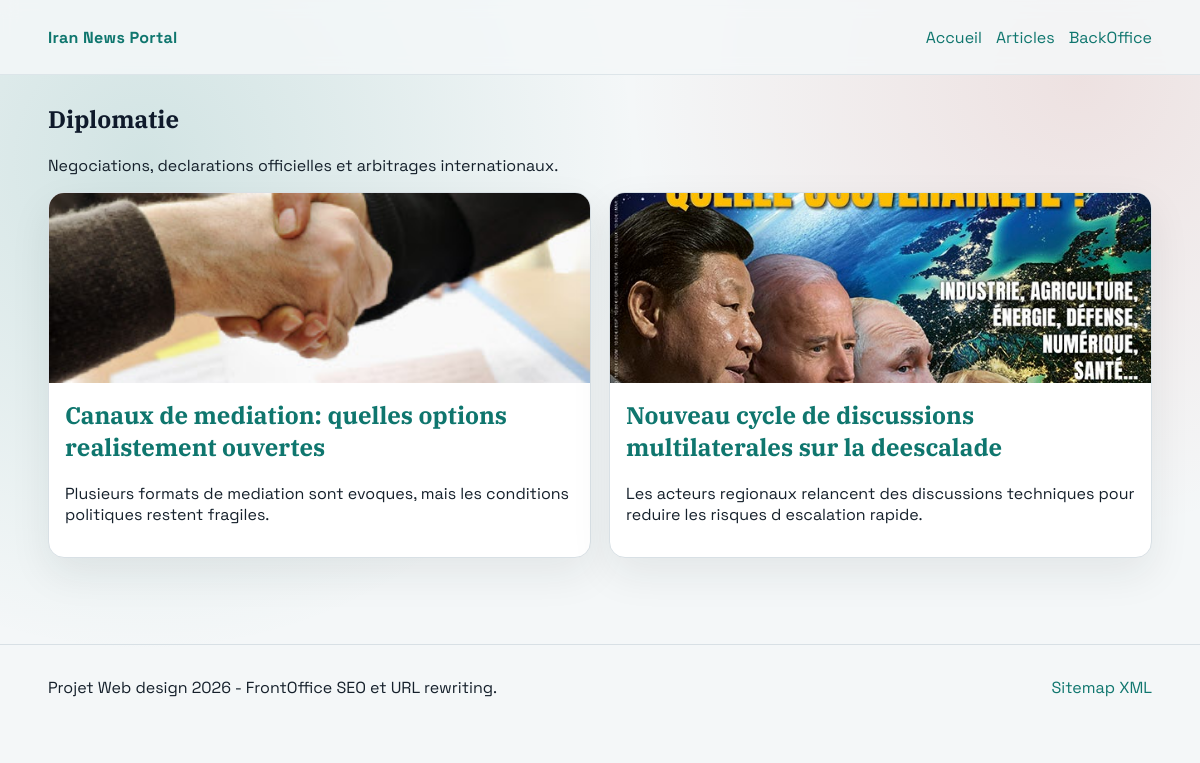
Page /categorie/diplomatie on the committed database.
### tables this page shows
CREATE TABLE IF NOT EXISTS categories (
    id INT UNSIGNED AUTO_INCREMENT PRIMARY KEY,
    name VARCHAR(120) NOT NULL,
    slug VARCHAR(150) NOT NULL UNIQUE,
    description TEXT NULL,
    created_at TIMESTAMP NOT NULL DEFAULT CURRENT_TIMESTAMP,
    updated_at TIMESTAMP NOT NULL DEFAULT CURRENT_TIMESTAMP ON UPDATE CURRENT_TIMESTAMP
);

CREATE TABLE IF NOT EXISTS articles (
    id INT UNSIGNED AUTO_INCREMENT PRIMARY KEY,
    category_id INT UNSIGNED NULL,
    title VARCHAR(220) NOT NULL,
    slug VARCHAR(220) NOT NULL UNIQUE,
    summary TEXT NOT NULL,
    content MEDIUMTEXT NOT NULL,
    image_path VARCHAR(255) NULL,
    meta_title VARCHAR(60) NOT NULL,
    meta_description VARCHAR(160) NOT NULL,
    status ENUM('draft', 'published') NOT NULL DEFAULT 'draft',
    published_at DATETIME NULL,
    created_at TIMESTAMP NOT NULL DEFAULT CURRENT_TIMESTAMP,
    updated_at TIMESTAMP NOT NULL DEFAULT CURRENT_TIMESTAMP ON UPDATE CURRENT_TIMESTAMP,
    CONSTRAINT fk_articles_category
        FOREIGN KEY (category_id)
        REFERENCES categories(id)
        ON DELETE SET NULL
        ON UPDATE CASCADE,
    INDEX idx_articles_slug (slug),
    INDEX idx_articles_status_published_at (status, published_at),
    INDEX idx_articles_category_id (category_id)
);

### app/Core/Request.php (called while the page is built, shortened)
<?php
final class Request
{
    public function method(): string
    {
        return strtoupper($_SERVER['REQUEST_METHOD'] ?? 'GET');
    }
    public function query(string $key, mixed $default = null): mixed
    {
        return $_GET[$key] ?? $default;
    }
}

### app/helpers.php (called while the page is built, shortened)
<?php
function app_config(string $key, mixed $default = null): mixed
{
    global $appConfig;
    $segments = explode('.', $key);
    $value = $appConfig;
    foreach ($segments as $segment) {
        $value = $value[$segment];
    }
    return $value;
}
function base_url(string $path = ''): string
{
    $base = rtrim((string) app_config('app.base_url', ''), '/');
    $normalized = '/' . ltrim($path, '/');
    return $base . ($path === '' ? '' : $normalized);
}
function e(mixed $value): string
{
    return htmlspecialchars((string) $value, ENT_QUOTES, 'UTF-8');
}
function render(string $view, array $data = []): void
{
    extract($data, EXTR_SKIP);
    require BASE_PATH . '/views/' . $view . '.php';
}

### app/Controllers/FrontController.php (called while the page is built, shortened)
<?php
final class FrontController
{
    private ArticleRepository $articles;
    private CategoryRepository $categories;
    public function __construct()
    {
        $this->articles = new ArticleRepository();
        $this->categories = new CategoryRepository();
    }
    public function category(Request $request, array $params): void
    {
        $slug = (string) ($params['slug'] ?? '');
        $category = $this->categories->findBySlug($slug);
        $page = (int) ($request->query('page', 1));
        $perPage = 6;
        $total = $this->articles->countPublished((int) $category['id']);
        $items = $this->articles->paginatePublishedByCategory((int) $category['id'], $page, $perPage);
        $totalPages = max(1, (int) ceil($total / $perPage));
        render('front/category', [
            'category' => $category,
            'articles' => $items,
            'page' => $page,
            'totalPages' => $totalPages,
            'metaTitle' => $category['name'] . ' - Articles',
            'metaDescription' => 'Articles de la categorie ' . $category['name'] . '.',
            'canonicalUrl' => base_url('/categorie/' . $category['slug'] . '?page=' . $page),
        ]);
    }
}

### public/index.php (called while the page is built, shortened)
<?php
spl_autoload_register(static function (string $class): void {
    $prefix = 'App\\';
    $relative = substr($class, strlen($prefix));
    $file = BASE_PATH . '/app/' . str_replace('\\', '/', $relative) . '.php';
});
$appConfig = require BASE_PATH . '/config/config.php';
require BASE_PATH . '/app/helpers.php';
$router = new Router();
$router->get('/', [FrontController::class, 'home']);
$router->get('/articles', [FrontController::class, 'articles']);
$router->get('/article/{slug}', [FrontController::class, 'article']);
$router->get('/categorie/{slug}', [FrontController::class, 'category']);
$router->get('/robots.txt', [FrontController::class, 'robots']);
$router->get('/sitemap.xml', [FrontController::class, 'sitemap']);
$router->get('/admin/login', [AuthController::class, 'showLogin']);
$router->post('/admin/login', [AuthController::class, 'login']);
$router->post('/admin/logout', [AuthController::class, 'logout']);
$router->get('/admin', [AdminController::class, 'dashboard']);
$router->get('/admin/categories', [CategoryController::class, 'index']);
$router->get('/admin/categories/create', [CategoryController::class, 'create']);
$router->post('/admin/categories/create', [CategoryController::class, 'store']);
$router->get('/admin/categories/{id}/edit', [CategoryController::class, 'edit']);
$router->post('/admin/categories/{id}/edit', [CategoryController::class, 'update']);
$router->post('/admin/categories/{id}/delete', [CategoryController::class, 'delete']);
$router->get('/admin/articles', [ArticleController::class, 'index']);
$router->get('/admin/articles/create', [ArticleController::class, 'create']);
$router->post('/admin/articles/create', [ArticleController::class, 'store']);
$router->get('/admin/articles/{id}/edit', [ArticleController::class, 'edit']);
$router->post('/admin/articles/{id}/edit', [ArticleController::class, 'update']);
$router->post('/admin/articles/{id}/delete', [ArticleController::class, 'delete']);
$request = new Request();
$router->dispatch($request);

### app/Core/Database.php (called while the page is built, shortened)
<?php
final class Database
{
    private static ?PDO $connection = null;
    private static array $config = [];
    public static function init(array $config): void
    {
        self::$config = $config;
    }
    public static function connection(): PDO
    {
        if (self::$connection instanceof PDO) {
            return self::$connection;
        }
        $dsn = sprintf(
            'mysql:host=%s;port=%d;dbname=%s;charset=%s',
            self::$config['host'],
            self::$config['port'],
            self::$config['name'],
            self::$config['charset']
        );
        try {
            self::$connection = new PDO(
                $dsn,
                self::$config['user'],
                self::$config['pass'],
                [
                    PDO::ATTR_ERRMODE => PDO::ERRMODE_EXCEPTION,
                    PDO::ATTR_DEFAULT_FETCH_MODE => PDO::FETCH_ASSOC,
                    PDO::ATTR_EMULATE_PREPARES => false,
                ]
            );
        } catch (PDOException $exception) {
            throw new RuntimeException('Database connection failed: ' . $exception->getMessage());
        }
        return self::$connection;
    }
}

### app/Repositories/CategoryRepository.php (called while the page is built, shortened)
<?php
final class CategoryRepository
{
    public function findBySlug(string $slug): ?array
    {
        $sql = 'SELECT id, name, slug, description FROM categories WHERE slug = :slug LIMIT 1';
        $stmt = Database::connection()->prepare($sql);
        $stmt->execute(['slug' => $slug]);
        $category = $stmt->fetch();
        return $category ?: null;
    }
}

### app/Repositories/ArticleRepository.php (called while the page is built, shortened)
<?php
final class ArticleRepository
{
    public function paginatePublishedByCategory(int $categoryId, int $page, int $perPage): array
    {
        $offset = max(0, ($page - 1) * $perPage);
        $sql = 'SELECT a.id, a.title, a.slug, a.summary, a.image_path, a.published_at,
                       c.name AS category_name, c.slug AS category_slug
                FROM articles a
                LEFT JOIN categories c ON c.id = a.category_id
                WHERE a.status = "published" AND a.category_id = :category_id
                ORDER BY a.published_at DESC, a.id DESC
                LIMIT :limit OFFSET :offset';
        $stmt = Database::connection()->prepare($sql);
        $stmt->bindValue(':category_id', $categoryId, \PDO::PARAM_INT);
        $stmt->bindValue(':limit', $perPage, \PDO::PARAM_INT);
        $stmt->bindValue(':offset', $offset, \PDO::PARAM_INT);
        $stmt->execute();
        return $stmt->fetchAll();
    }
}

### config/config.php (called while the page is built, shortened)
<?php
return [
    'app' => [
        'name' => getenv('APP_NAME') ?: 'Iran News Portal',
        'base_url' => getenv('APP_BASE_URL') ?: 'http://localhost:8080',
        'timezone' => getenv('APP_TIMEZONE') ?: 'UTC',
    ],
    'db' => [
        'host' => getenv('DB_HOST') ?: 'db',
        'port' => (int) (getenv('DB_PORT') ?: 3306),
        'name' => getenv('DB_NAME') ?: 'iran_news',
        'user' => getenv('DB_USER') ?: 'iran_user',
        'pass' => getenv('DB_PASSWORD') ?: 'iran_pass',
        'charset' => getenv('DB_CHARSET') ?: 'utf8mb4',
    ],
    'seo' => [
        'default_title' => 'Actualites sur la guerre en Iran',
        'default_description' => 'Analyse, chronologie et decryptage de la guerre en Iran.',
    ],
];

### views/front/category.php (the view, shortened to what this page needs)
<?php require BASE_PATH . '/views/partials/front_header.php'; ?>
<?php $defaultImage = '/assets/img/news-placeholder.svg'; ?>
<section>
    <h1><?= e($category['name']) ?></h1>
    <?php if (!empty($category['description'])): ?>
        <p><?= e($category['description']) ?></p>
    <?php endif; ?>
    <?php if (empty($articles)): ?>
        <p>Aucun article publie dans cette categorie.</p>
    <?php else: ?>
        <div class="grid cards">
            <?php foreach ($articles as $article): ?>
                <article class="card">
                    <?php $imagePath = (string) ($article['image_path'] ?: $defaultImage); ?>
                    <img
                        src="<?= e(base_url($imagePath)) ?>"
                        alt="Image article <?= e($article['title']) ?>"
                        loading="lazy"
                    >
                    <div class="card-body">
                        <h2>
                            <a href="<?= e(base_url('/article/' . $article['slug'])) ?>">
                                <?= e($article['title']) ?>
                            </a>
                        </h2>
                        <p><?= e($article['summary']) ?></p>
                    </div>
                </article>
            <?php endforeach; ?>
        </div>
    <?php endif; ?>
</section>
<?php require BASE_PATH . '/views/partials/front_footer.php'; ?>

### app/Core/Router.php (shortened to what this page needs)
<?php
final class Router
{
    private array $routes = [
        'GET' => [],
        'POST' => [],
    ];
    public function dispatch(Request $request): void
    {
        $method = $request->method();
        $path = $request->path();
        $routes = $this->routes[$method] ?? [];
        foreach ($routes as $route) {
            $regex = $this->toRegex($route['pattern']);
            if (!preg_match($regex, $path, $matches)) {
                continue;
            }
            $params = [];
            foreach ($matches as $key => $value) {
                if (!is_int($key)) {
                    $params[$key] = $value;
                }
            }
            $handler = $route['handler'];
            if (is_array($handler)) {
                [$class, $action] = $handler;
                $instance = new $class();
                $instance->{$action}($request, $params);
                return;
            }
        }
    }
    private function add(string $method, string $pattern, callable|array|string $handler): void
    {
        $this->routes[$method][] = [
            'pattern' => $this->normalizePattern($pattern),
            'handler' => $handler,
        ];
    }
    private function normalizePattern(string $pattern): string
    {
        if ($pattern === '/') {
            return '/';
        }
        return '/' . trim($pattern, '/');
    }
    private function toRegex(string $pattern): string
    {
        $escaped = preg_quote($pattern, '#');
        $escaped = preg_replace('#\\\{([a-zA-Z_][a-zA-Z0-9_]*)\\\}#', '(?P<$1>[^/]+)', $escaped) ?? $escaped;
        return '#^' . $escaped . '$#';
    }
}

### public/assets/css/app.css (style rules this page uses)
:root { --bg: #f4f7f8; --surface: #ffffff; --surface-2: #e9eef0; --text: #15202b; --muted: #5b6670; --line: #d8e0e5; --primary: #0f766e; --primary-dark: #0b5f58; --danger: #b42318; --success: #137a1e; --shadow: 0 16px 40px rgba(21, 32, 43, 0.08); }
* { box-sizing: border-box; }
html, body { margin: 0; padding: 0; }
body { font-family: 'Space Grotesk', sans-serif; color: var(--text); background: radial-gradient(circle at 12% 20%, rgba(15, 118, 110, 0.15), transparent 40%), radial-gradient(circle at 90% 10%, rgba(180, 35, 24, 0.1), transparent 35%), var(--bg); min-height: 100vh; }
h1, h2, h3, h4, h5, h6 { font-family: 'IBM Plex Serif', serif; margin-top: 0; color: #0f1a2b; }
a { color: var(--primary); text-decoration: none; }
.grid { display: grid; gap: 18px; }
.cards { grid-template-columns: repeat(auto-fit, minmax(240px, 1fr)); }
.card, .stat-card { background: var(--surface); border: 1px solid var(--line); border-radius: 16px; overflow: hidden; box-shadow: var(--shadow); }
.card img { width: 100%; height: 190px; object-fit: cover; display: block; }
.card-body { padding: 16px; }

### rows in the picture
categories: name "Diplomatie", description "Negociations, declarations officielles et arbitrages internationaux."
articles: image_path (picture), title "Canaux de mediation: quelles options realistement ouvertes", summary "Plusieurs formats de mediation sont evoques, mais les conditions politiques restent fragiles."
articles: image_path (picture), title "Nouveau cycle de discussions multilaterales sur la deescalade", summary "Les acteurs regionaux relancent des discussions techniques pour reduire les risques d escalation rapide."
